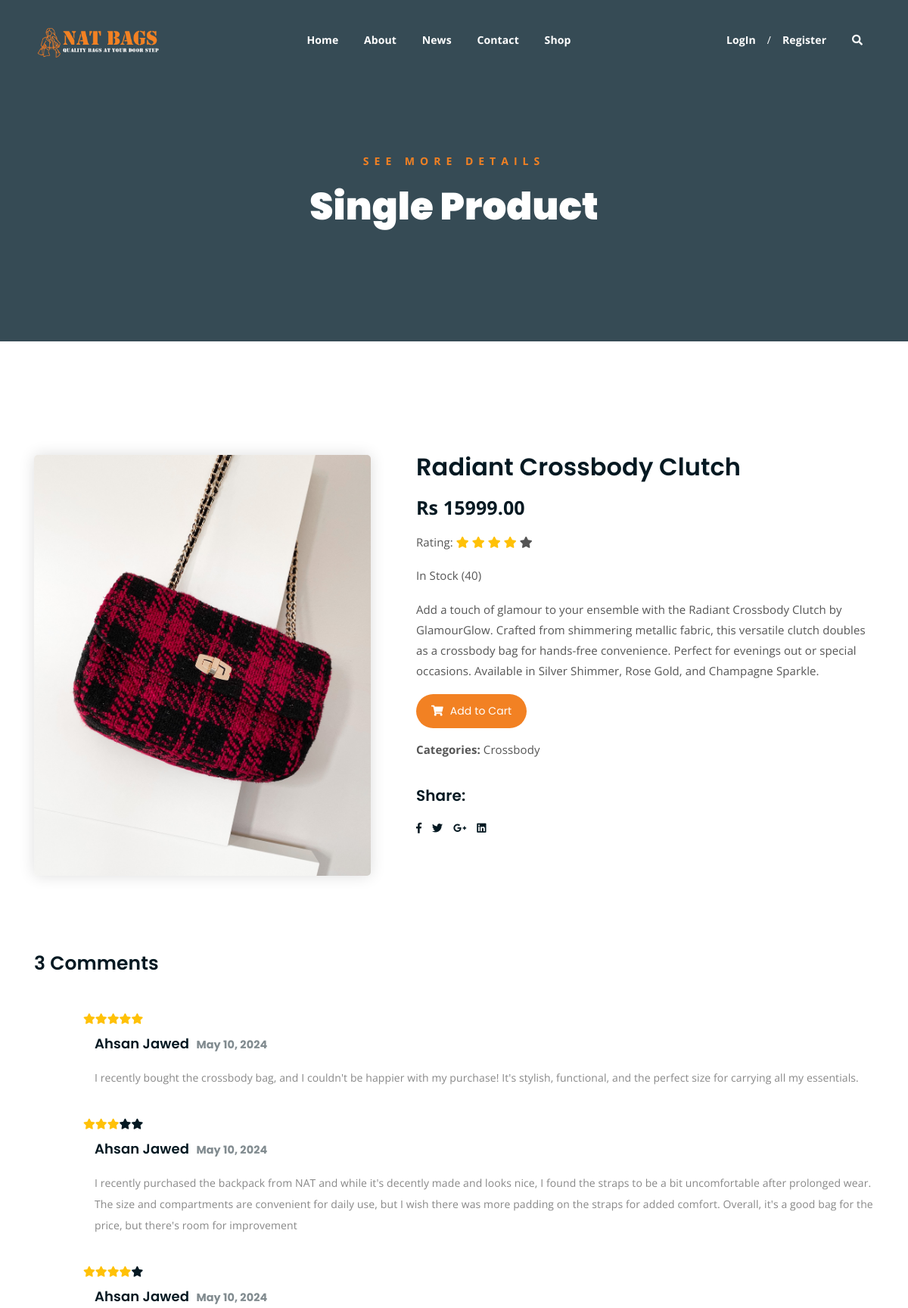
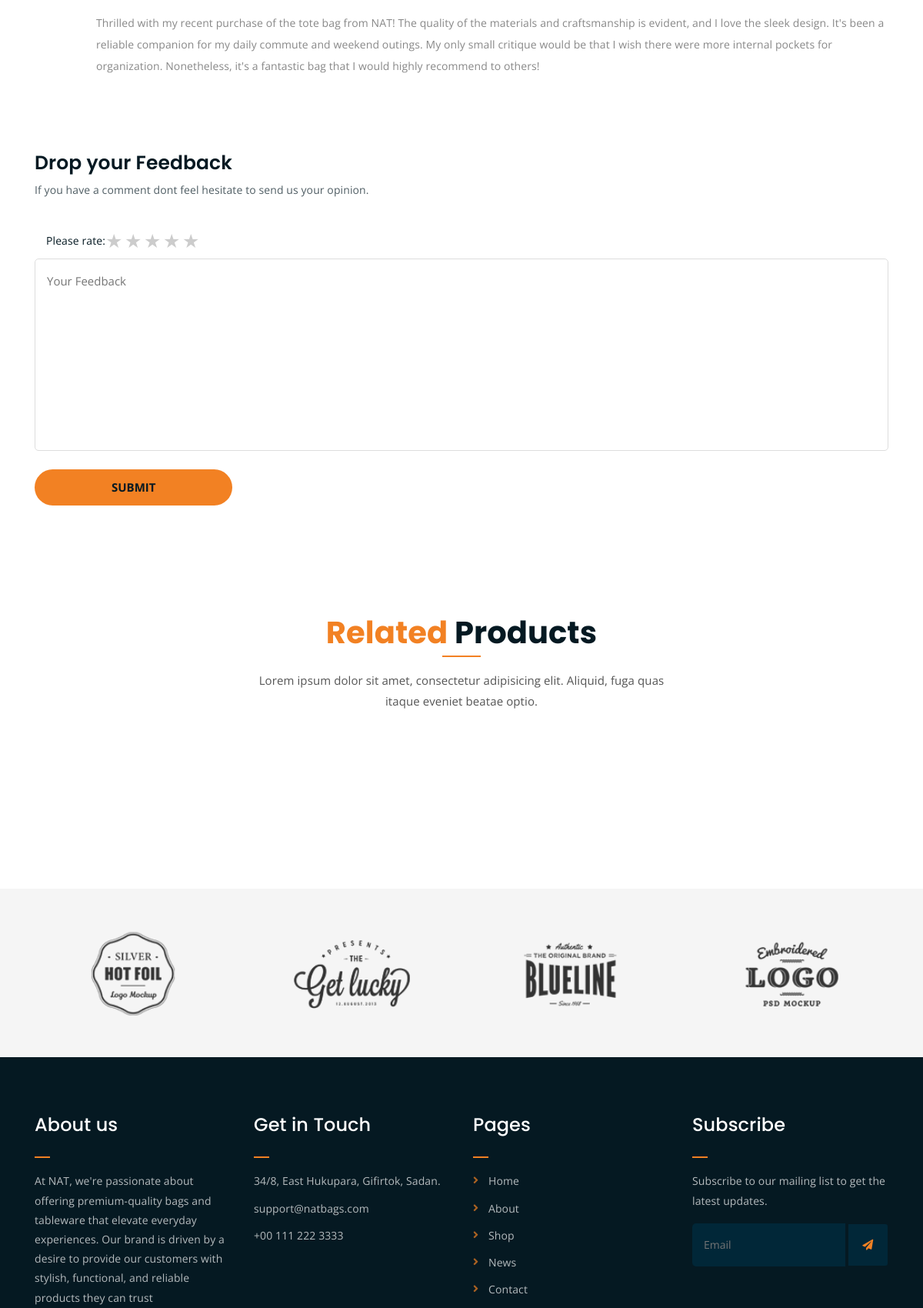
/productDetail/7 (upper part), run on the app's committed database (2 pictures, top to bottom).
### Shop/models.py (models this page shows, shortened)
class product(models.Model):
    product_name=models.CharField(max_length=50)
    product_price=models.IntegerField(default=0)
    product_image=models.ImageField(upload_to='products',default='')
    product_material=models.CharField(max_length=50,default='')
    product_details=models.TextField(max_length=1500)
    product_rating=models.IntegerField(default=0)
    product_quantity=models.IntegerField(default=0)
    product_catagory=models.ForeignKey(catagory, on_delete=models.CASCADE, null=False, default='')

class catagory(models.Model):
    catagory_name=models.CharField(max_length=50)
    def __str__(self):
        return self.catagory_name

class review_product(models.Model):
    userid=models.ForeignKey(Customer,on_delete=models.CASCADE,null=False)
    productid=models.ForeignKey(product,on_delete=models.CASCADE,null=False)
    review=models.TextField(max_length=1000)
    rating=models.CharField(max_length=10, default='0')
    date=models.DateField(auto_now_add=True)

### Customer/models.py (models this page shows)
class Customer(models.Model):
    customer_name=models.CharField(max_length=50)
    customer_email=models.EmailField(unique=True,null=False)
    customer_password=models.CharField(max_length=20)
    is_verified = models.BooleanField(default=False)  # New field for email verification
    email_token = models.UUIDField(default=uuid.uuid4, editable=False)

### natBags/views.py (the view)
# urls.py: path('productDetail/<productid>',views.singleProduct,name='singleProduct'),
def singleProduct(request, productid):
    customer_id = request.session.get('customer_id')
    cartObj = cart.objects.filter(Customer=customer_id, is_paid=False).first()
    if cartObj:
        cartID = cartObj.id
        cartItemCount = cartItems.objects.filter(cartF=cartID).count()
    else:
        cartItemCount = 0
    productDetail = product.objects.get(id=productid)
    reviewData = review_product.objects.filter(productid=productid)
    review_count = review_product.objects.filter(productid=productid).count()
    product_ratings = review_product.objects.filter(productid=productid).aggregate(avg_rating=Avg('rating'))
    average_rating = product_ratings.get('avg_rating', 0)  # Get the average rating value or default to 0 if no rating
    if average_rating is None:
        average_rating = 0
    else:
     average_rating = round(average_rating)
    productDetail.product_rating = average_rating
    productDetail.save()
    data = {
        'productDetail': productDetail,
        'reviewData': reviewData,
        'review_count': review_count,
        'cartItemCount': cartItemCount,
        'average_rating': average_rating,  # Pass the average rating to the template
    }
    return render(request, 'single-product.html', data)

### templates/single-product.html (shortened to what this page needs)
{% extends 'base.html' %}
{% block content %}
<div class="breadcrumb-section breadcrumb-bg">
	<div class="container">
		<div class="row">
			<div class="col-lg-8 offset-lg-2 text-center">
				<div class="breadcrumb-text">
					<p>See more Details</p>
					<h1>Single Product</h1>
				</div>
			</div>
		</div>
	</div>
</div>
<div class="single-product mt-150 ">
	<div class="container">
		<div class="row">
			<div class="col-md-5">
				<div class="single-product-img">
					<img src="../Media/{{productDetail.product_image}}" alt="">
				</div>
			</div>
			<div class="col-md-7">
				<div class="single-product-content">
					<h3>{{productDetail.product_name}}</h3>
					<p class="single-product-pricing">Rs {{productDetail.product_price}}.00 </p>
					<p>Rating:
						{% if average_rating %}
							{% for star_number in "12345" %}
								{% if average_rating >= forloop.counter %}
									<i class="fa fa-star text-warning"></i>
								{% else %}
									<i class="fa fa-star"></i>
								{% endif %}
							{% endfor %}
						{% else %}
						No rating available
						{% endif %}
					</p>
					<p><span> In Stock ({{productDetail.product_quantity}})</span></p>
					<p>{{productDetail.product_details}}</p>
					<div class="single-product-form">
						{% if request.session.customer_id %}
						<a href="{% url 'add-to-cart' productDetail.id %}" class="cart-btn"><i
								class="fas fa-shopping-cart"></i> Add to Cart</a>
						{% else %}
						<a href="{% url 'login' %}" class="cart-btn"><i class="fas fa-shopping-cart"></i> Add to
							Cart</a>
						{% endif %}
						<p><strong>Categories: </strong>{{productDetail.product_catagory}}</p>
					</div>
					<h4>Share:</h4>
					<ul class="product-share">
						<li><a href="#"><i class="fab fa-facebook-f"></i></a></li>
						<li><a href="#"><i class="fab fa-twitter"></i></a></li>
						<li><a href="#"><i class="fab fa-google-plus-g"></i></a></li>
						<li><a href="#"><i class="fab fa-linkedin"></i></a></li>
					</ul>
				</div>
			</div>
		</div>
	</div>
</div>
<div class="feedback mb-150">
	<div class="container ">
		<div class="row">
			<div class="col-12">
				<div class="comments-list-wrap">
					<h3 class="comment-count-title">{{ review_count }} Comments</h3>
					<div class="comment-list">
						<div class="single-comment-body">
							{% for rp in reviewData %}
							<div class="comment-text-body">
								<div class="row">
									<div class="d-flex mb-3">
										{% for star_number in "12345" %}
											{% if rp.rating >= star_number %}
												<i class="fa fa-star text-warning"></i>
											{% else %}
												<i class="fa fa-star"></i>
											{% endif %}
										{% endfor %}
									</div>
								</div>
								<h4>{{ rp.userid.customer_name }} <span class="comment-date">{{rp.date}}</span></h4>
								<p>{{rp.review}} </p>
							</div>
							{% endfor %}
						</div>
					</div>
				</div>
				<div class="comment-template">
					<h4>Drop your Feedback</h4>
					<p>If you have a comment dont feel hesitate to send us your opinion.</p>
					<form method="post" action="{% url 'PlaceReview' %}">
						<div class="col-lg-6 col-sm-12 d-flex align-items-center">
							<p class="mb-0 me-3">Please rate:</p>
							<div class="rate mr-1">
								<label for="star5" title="5 stars">5 stars</label>
								<label for="star4" title="4 stars">4 stars</label>
								<label for="star3" title="3 stars">3 stars</label>
								<label for="star2" title="2 stars">2 stars</label>
								<label for="star1" title="1 star">1 star</label>
							</div>
						</div>
						<p><textarea name="comment" id="comment" cols="30" rows="6"
								placeholder="Your Feedback"></textarea></p>
						<p><input type="submit" value="Submit"></p>
					</form>
				</div>
			</div>
		</div>
	</div>
</div>
<div class="more-products mb-150">
	<div class="container">
		<div class="row">
			<div class="col-lg-8 offset-lg-2 text-center">
				<div class="section-title">
					<h3><span class="orange-text">Related</span> Products</h3>
					<p>Lorem ipsum dolor sit amet, consectetur adipisicing elit. Aliquid, fuga quas itaque eveniet
						beatae optio.</p>
				</div>
			</div>
		</div>
	</div>
</div>
<div class="logo-carousel-section">
	<div class="container">
		<div class="row">
			<div class="col-lg-12">
				<div class="logo-carousel-inner">
					<div class="single-logo-item">
						<img src="../static/img/company-logos/1.png" alt="">
					</div>
					<div class="single-logo-item">
						<img src="../static/img/company-logos/2.png" alt="">
					</div>
					<div class="single-logo-item">
						<img src="../static/img/company-logos/3.png" alt="">
					</div>
					<div class="single-logo-item">
						<img src="../static/img/company-logos/4.png" alt="">
					</div>
				</div>
			</div>
		</div>
	</div>
</div>
{% endblock %}

### templates/single-product.html (style rules this page uses)
.rate { float: left; height: 46px; }
.rate:not(:checked)>label { float: right; width: 1em; overflow: hidden; white-space: nowrap; cursor: pointer; font-size: 25px; color: #ccc; }
.rate:not(:checked)>label:before { content: '★ '; }

### data on the page
product: product_image (picture), product_name "Radiant Crossbody Clutch", product_price "15999", product_quantity "40", product_details "Add a touch of glamour to your ensemble with the Radiant Crossbody Clutch by GlamourGlow. Crafted from shimmering metallic fabric, this versatile clutch doubles as a crossbody bag for hands-free convenience. Perfect for evenings out or special occasions. Available in Silver Shimmer, Rose Gold, and Champagne Sparkle.", product_catagory "Crossbody"
review_product: rating "5" (drawn), userid.customer_name "Ahsan Jawed", date "May 10, 2024", review "I recently bought the crossbody bag, and I couldn't be happier with my purchase! It's stylish, functional, and the perfect size for carrying all my essentials."
review_product: rating "3" (drawn), userid.customer_name "Ahsan Jawed", date "May 10, 2024", review "I recently purchased the backpack from NAT and while it's decently made and looks nice, I found the straps to be a bit uncomfortable after prolonged wear. The size and compartments are convenient for daily use, but I wish there was more padding on the straps for added comfort. Overall, it's a good bag for the price, but there's room for improvement"
review_product: rating "4" (drawn), userid.customer_name "Ahsan Jawed", date "May 10, 2024", review "Thrilled with my recent purchase of the tote bag from NAT! The quality of the materials and craftsmanship is evident, and I love the sleek design. It's been a reliable companion for my daily commute and weekend outings. My only small critique would be that I wish there were more internal pockets for organization. Nonetheless, it's a fantastic bag that I would highly recommend to others!"

### other printed values
{{ review_count }} "3"
